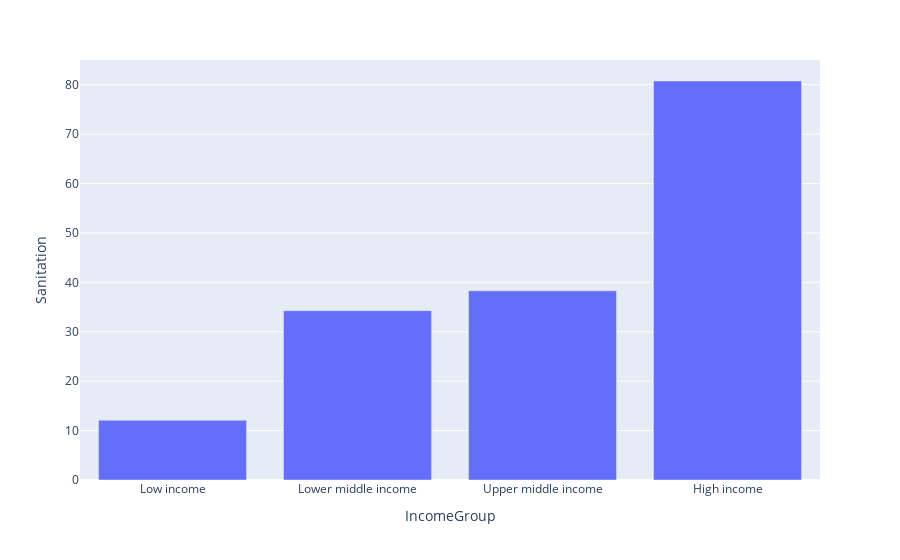

Notebook cell for this chart:
### Markdown cell above
Outro ponto importante que se relaciona com a expectativa de vida é a quantidade de pessoas que tem acesso á saneamento básico e usufruem desta necessidade. Baixo saneamento básico é presente na maioria das vezes, em países mais carentes.

### Code cell
income = data_frame.groupby('IncomeGroup').mean() 
sanitation = income[['Sanitation']].sort_values(by = 'Sanitation', ascending = True)

sanitation = px.bar(sanitation, x = sanitation.index, y = 'Sanitation')
sanitation.show()

### Figure 1 — Plotly figure (JSON) as saved in the notebook; plotly's stock layout.template omitted (floating-point values rounded to 4 significant figures)
{"data": [{"alignmentgroup": "True", "hovertemplate": "IncomeGroup=%{x}<br>Sanitation=%{y}<extra></extra>", "legendgroup": "", "marker": {"color": "#636efa", "pattern": {"shape": ""}}, "name": "", "offsetgroup": "", "orientation": "v", "showlegend": false, "textposition": "auto", "type": "bar", "x": ["Low income", "Lower middle income", "Upper middle income", "High income"], "xaxis": "x", "y": [12.09, 34.27, 38.28, 80.75], "yaxis": "y"}], "layout": {"barmode": "relative", "legend": {"tracegroupgap": 0}, "margin": {"t": 60}, "xaxis": {"anchor": "y", "domain": [0, 1], "title": {"text": "IncomeGroup"}}, "yaxis": {"anchor": "x", "domain": [0, 1], "title": {"text": "Sanitation"}}}}
